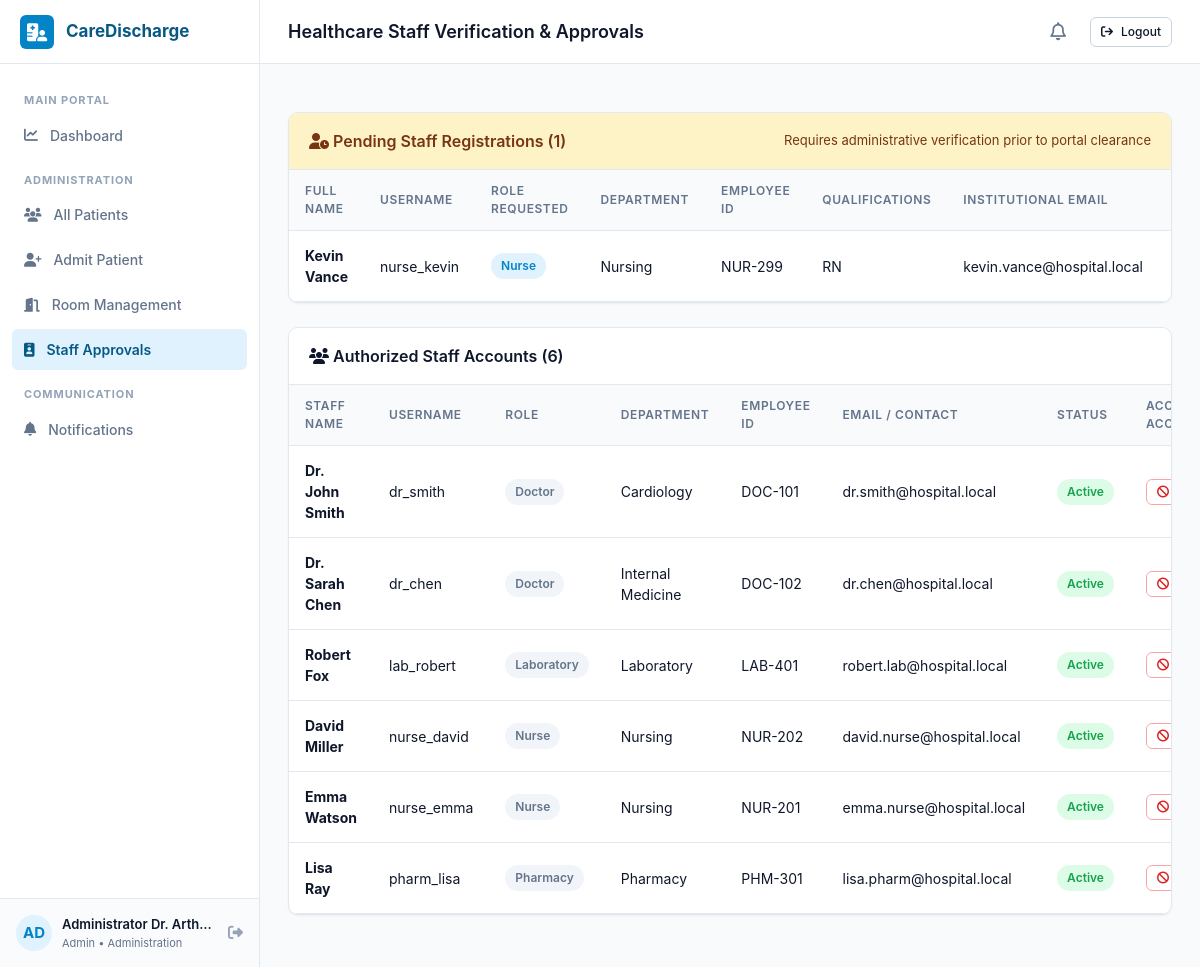
Screenshot of /admin/staff (signed in) with the database file from the repository.
### models/user.py (models this page shows, shortened)
class User(db.Model):
    __tablename__ = 'users'
    id = db.Column(db.Integer, primary_key=True)
    username = db.Column(db.String(80), unique=True, nullable=False, index=True)
    email = db.Column(db.String(120), unique=True, nullable=False, index=True)
    password_hash = db.Column(db.String(255), nullable=False)
    full_name = db.Column(db.String(120), nullable=False)
    role = db.Column(db.String(30), nullable=False, index=True) # admin, doctor, nurse, pharmacy, laboratory, patient
    department = db.Column(db.String(60), nullable=True)
    employee_id = db.Column(db.String(50), nullable=True)
    phone = db.Column(db.String(20), nullable=True)
    qualification = db.Column(db.String(120), nullable=True)
    approval_status = db.Column(db.String(20), default='approved', nullable=False) # pending, approved, rejected
    is_active = db.Column(db.Boolean, default=True, nullable=False)
    must_change_password = db.Column(db.Boolean, default=False, nullable=False)
    created_at = db.Column(db.DateTime, default=datetime.utcnow, nullable=False)
    updated_at = db.Column(db.DateTime, default=datetime.utcnow, onupdate=datetime.utcnow, nullable=False)
    patient_profile = db.relationship('Patient', backref='user_account', uselist=False, foreign_keys='Patient.user_id')
    notifications = db.relationship('Notification', backref='recipient', lazy='dynamic', cascade='all, delete-orphan')

### routes/admin.py (the view)
@admin_bp.route('/staff')
@role_required('admin')
def staff():
    pending_staff = User.query.filter_by(approval_status='pending').all()
    approved_staff = User.query.filter(User.role != 'admin', User.role != 'patient', User.approval_status != 'pending')\
        .order_by(User.role, User.full_name).all()
    return render_template('staff_approvals.html', pending_staff=pending_staff, approved_staff=approved_staff)

### routes/auth.py (called while the page is built)
def role_required(allowed_roles):
    if isinstance(allowed_roles, str):
        allowed_roles = [allowed_roles]
    def decorator(f):
        @wraps(f)
        @login_required
        def decorated_function(*args, **kwargs):
            if g.current_user.role not in allowed_roles:
                flash('Access denied: You do not have permission to view this page.', 'danger')
                return redirect(url_for('auth.role_dashboard'))
            return f(*args, **kwargs)
        return decorated_function
    return decorator

### templates/staff_approvals.html (shortened to what this page needs)
{% extends "base.html" %}
{% block page_title %}Healthcare Staff Verification & Approvals{% endblock %}
{% block content %}
<div class="card">
    <div class="card-header" style="background-color: var(--status-pending-bg);">
        <h3 style="color: #78350f;">
            <i class="fa-solid fa-user-clock"></i> Pending Staff Registrations ({{ pending_staff|length }})
        </h3>
        <span style="font-size: 13px; color: #78350f;">Requires administrative verification prior to portal clearance</span>
    </div>
    <div class="card-body" style="padding: 0;">
        {% if pending_staff %}
        <div class="table-responsive">
            <table class="app-table">
                <thead>
                    <tr>
                        <th>Full Name</th>
                        <th>Username</th>
                        <th>Role Requested</th>
                        <th>Department</th>
                        <th>Employee ID</th>
                        <th>Qualifications</th>
                        <th>Institutional Email</th>
                        <th>Actions</th>
                    </tr>
                </thead>
                <tbody>
                    {% for s in pending_staff %}
                    <tr>
                        <td><strong>{{ s.full_name }}</strong></td>
                        <td>{{ s.username }}</td>
                        <td>
                            <span class="badge badge-info">{{ s.role.title() }}</span>
                        </td>
                        <td>{{ s.department or 'N/A' }}</td>
                        <td>{{ s.employee_id or 'N/A' }}</td>
                        <td>{{ s.qualification or 'N/A' }}</td>
                        <td>{{ s.email }}</td>
                        <td>
                        </td>
                    </tr>
                    {% endfor %}
                </tbody>
            </table>
        </div>
        {% else %}
        <div style="padding: 32px; text-align: center; color: var(--text-muted);">
            <i class="fa-solid fa-circle-check" style="font-size: 28px; color: var(--status-completed); margin-bottom: 8px;"></i>
            <p>No staff registrations pending approval. All applications are up to date.</p>
        </div>
        {% endif %}
    </div>
</div>
<div class="card">
    <div class="card-header">
        <h3><i class="fa-solid fa-users"></i> Authorized Staff Accounts ({{ approved_staff|length }})</h3>
    </div>
    <div class="card-body" style="padding: 0;">
        <div class="table-responsive">
            <table class="app-table">
                <thead>
                    <tr>
                        <th>Staff Name</th>
                        <th>Username</th>
                        <th>Role</th>
                        <th>Department</th>
                        <th>Employee ID</th>
                        <th>Email / Contact</th>
                        <th>Status</th>
                        <th>Account Access</th>
                    </tr>
                </thead>
                <tbody>
                    {% for s in approved_staff %}
                    <tr>
                        <td><strong>{{ s.full_name }}</strong></td>
                        <td>{{ s.username }}</td>
                        <td>
                            <span class="badge badge-neutral">{{ s.role.title() }}</span>
                        </td>
                        <td>{{ s.department or 'N/A' }}</td>
                        <td>{{ s.employee_id or 'N/A' }}</td>
                        <td>{{ s.email }}</td>
                        <td>
                            {% if s.is_active %}
                                <span class="badge badge-completed">Active</span>
                            {% else %}
                                <span class="badge badge-blocked">Deactivated</span>
                            {% endif %}
                        </td>
                        <td>
                            <form method="POST" action="{{ url_for('admin.toggle_staff_status', user_id=s.id) }}">
                                {% if s.is_active %}
                                    <button type="submit" class="btn btn-outline btn-sm" style="color: var(--status-blocked); border-color: #fca5a5;">
                                        <i class="fa-solid fa-ban"></i> Deactivate
                                    </button>
                                {% else %}
                                    <button type="submit" class="btn btn-outline btn-sm" style="color: var(--status-completed); border-color: #86efac;">
                                        <i class="fa-solid fa-rotate-left"></i> Re-activate
                                    </button>
                                {% endif %}
                            </form>
                        </td>
                    </tr>
                    {% endfor %}
                </tbody>
            </table>
        </div>
    </div>
</div>
{% endblock %}

### templates/base.html (shortened to what this page needs)
<!DOCTYPE html>
<html lang="en">
<head>
    <link rel="stylesheet" href="{{ url_for('static', filename='css/style.css') }}">
    <link rel="stylesheet" href="https://cdnjs.cloudflare.com/ajax/libs/font-awesome/6.4.0/css/all.min.css">
</head>
<body>
    <div class="app-container">
        {% if current_user %}
        <aside class="app-sidebar">
            <div class="sidebar-header">
                <a href="{{ url_for('auth.role_dashboard') }}" class="brand">
                    <div class="brand-icon"><i class="fa-solid fa-hospital-user"></i></div>
                    <span>CareDischarge</span>
                </a>
            </div>
            <nav class="sidebar-nav">
                <div class="nav-section-title">Main Portal</div>
                <a href="{{ url_for('auth.role_dashboard') }}" class="nav-item {% if request.endpoint and 'dashboard' in request.endpoint %}active{% endif %}">
                    <i class="fa-solid fa-chart-line"></i>
                    <span>Dashboard</span>
                </a>
                {% if current_user.role == 'admin' %}
                    <div class="nav-section-title">Administration</div>
                    <a href="{{ url_for('admin.patients_list') }}" class="nav-item {% if request.endpoint and 'patient' in request.endpoint and 'admit' not in request.endpoint %}active{% endif %}">
                        <i class="fa-solid fa-users"></i>
                        <span>All Patients</span>
                    </a>
                    <a href="{{ url_for('admin.admit_patient') }}" class="nav-item {% if request.endpoint == 'admin.admit_patient' %}active{% endif %}">
                        <i class="fa-solid fa-user-plus"></i>
                        <span>Admit Patient</span>
                    </a>
                    <a href="{{ url_for('admin.rooms') }}" class="nav-item {% if request.endpoint == 'admin.rooms' %}active{% endif %}">
                        <i class="fa-solid fa-door-open"></i>
                        <span>Room Management</span>
                    </a>
                    <a href="{{ url_for('admin.staff') }}" class="nav-item {% if request.endpoint == 'admin.staff' %}active{% endif %}">
                        <i class="fa-solid fa-id-badge"></i>
                        <span>Staff Approvals</span>
                    </a>
                {% elif current_user.role == 'doctor' %}
                    <div class="nav-section-title">Clinical Care</div>
                    <a href="{{ url_for('doctor.dashboard') }}" class="nav-item {% if request.endpoint == 'doctor.dashboard' %}active{% endif %}">
                        <i class="fa-solid fa-stethoscope"></i>
                        <span>Assigned Inpatients</span>
                    </a>
                {% elif current_user.role == 'nurse' %}
                    <div class="nav-section-title">Ward Care</div>
                    <a href="{{ url_for('nurse.dashboard') }}" class="nav-item {% if request.endpoint == 'nurse.dashboard' %}active{% endif %}">
                        <i class="fa-solid fa-user-nurse"></i>
                        <span>Ward Patients & Tasks</span>
                    </a>
                {% elif current_user.role == 'pharmacy' %}
                    <div class="nav-section-title">Pharmacy</div>
                    <a href="{{ url_for('pharmacy.dashboard') }}" class="nav-item {% if request.endpoint == 'pharmacy.dashboard' %}active{% endif %}">
                        <i class="fa-solid fa-prescription-bottle-medical"></i>
                        <span>Prescription Queue</span>
                    </a>
                {% elif current_user.role == 'laboratory' %}
                    <div class="nav-section-title">Diagnostics</div>
                    <a href="{{ url_for('laboratory.dashboard') }}" class="nav-item {% if request.endpoint == 'laboratory.dashboard' %}active{% endif %}">
                        <i class="fa-solid fa-flask-vial"></i>
                        <span>Lab Clearance Queue</span>
                    </a>
                {% elif current_user.role == 'patient' %}
                    <div class="nav-section-title">My Health</div>
                    <a href="{{ url_for('patient.dashboard') }}" class="nav-item active">
                        <i class="fa-solid fa-heart-pulse"></i>
                        <span>Stay & Discharge</span>
                    </a>
                {% endif %}
                <div class="nav-section-title">Communication</div>
                <a href="{{ url_for('notifications.index') }}" class="nav-item {% if request.endpoint and 'notifications' in request.endpoint %}active{% endif %}">
                    <i class="fa-solid fa-bell"></i>
                    <span>Notifications</span>
                </a>
            </nav>
            <div class="sidebar-footer">
                <div class="sidebar-user">
                    <div class="avatar">{{ current_user.full_name[:2].upper() }}</div>
                    <div class="user-info">
                        <div class="user-name">{{ current_user.full_name }}</div>
                        <div class="user-role">{{ current_user.role.title() }} {% if current_user.department %}• {{ current_user.department }}{% endif %}</div>
                    </div>
                    <a href="{{ url_for('auth.logout') }}" title="Logout" style="color: var(--text-light); margin-left: 6px;">
                        <i class="fa-solid fa-right-from-bracket"></i>
                    </a>
                </div>
            </div>
        </aside>
        {% endif %}
        <main class="app-main">
            {% if current_user %}
            <header class="app-topbar">
                <div class="topbar-left">
                    <h1 class="topbar-title">{% block page_title %}Discharge Portal{% endblock %}</h1>
                </div>
                <div class="topbar-right">
                    <a href="{{ url_for('notifications.index') }}" class="notif-bell-btn" title="View Notifications">
                        <i class="fa-regular fa-bell"></i>
                    </a>
                    <a href="{{ url_for('auth.logout') }}" class="btn btn-outline btn-sm">
                        <i class="fa-solid fa-arrow-right-from-bracket"></i> Logout
                    </a>
                </div>
            </header>
            {% endif %}
            <div class="app-content">
                {% block content %}{% endblock %}
            </div>
        </main>
    </div>
</body>
</html>

### rows the page displays
User: full_name "AD", full_name "Administrator Dr. Arth…", role "Admin", department "Administration"
User: full_name "Kevin Vance", username "nurse_kevin", role "Nurse", department "Nursing", employee "NUR-299", qualification "RN", email "kevin.vance@hospital.local"
User: full_name "Dr. John Smith", username "dr_smith", role "Doctor", department "Cardiology", employee "DOC-101", email "dr.smith@hospital.local", is_active "Active"
User: full_name "Dr. Sarah Chen", username "dr_chen", role "Doctor", department "Internal Medicine", employee "DOC-102", email "dr.chen@hospital.local", is_active "Active"
User: full_name "Robert Fox", username "lab_robert", role "Laboratory", department "Laboratory", employee "LAB-401", email "robert.lab@hospital.local", is_active "Active"
User: full_name "David Miller", username "nurse_david", role "Nurse", department "Nursing", employee "NUR-202", email "david.nurse@hospital.local", is_active "Active"
User: full_name "Emma Watson", username "nurse_emma", role "Nurse", department "Nursing", employee "NUR-201", email "emma.nurse@hospital.local", is_active "Active"
User: full_name "Lisa Ray", username "pharm_lisa", role "Pharmacy", department "Pharmacy", employee "PHM-301", email "lisa.pharm@hospital.local", is_active "Active"

### other values shown
{{ pending_staff|length }} "1"
{{ approved_staff|length }} "6"
